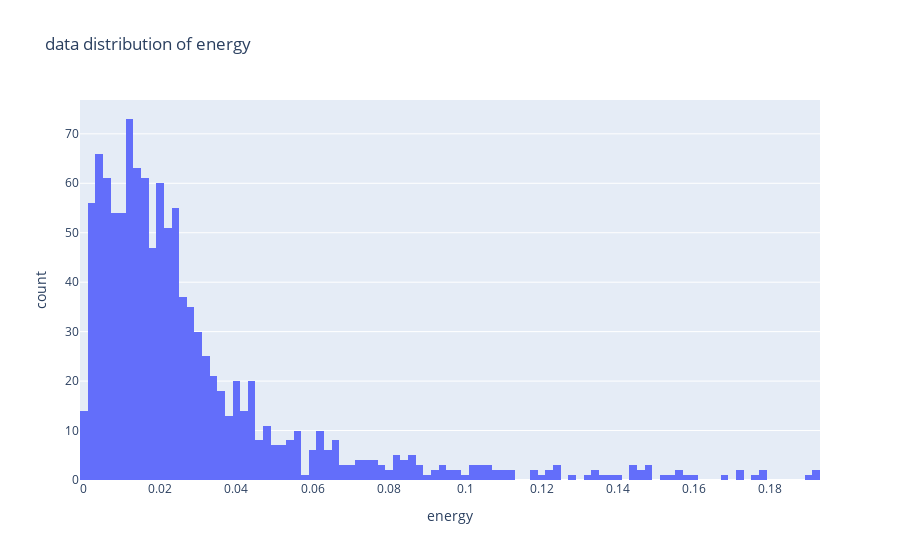
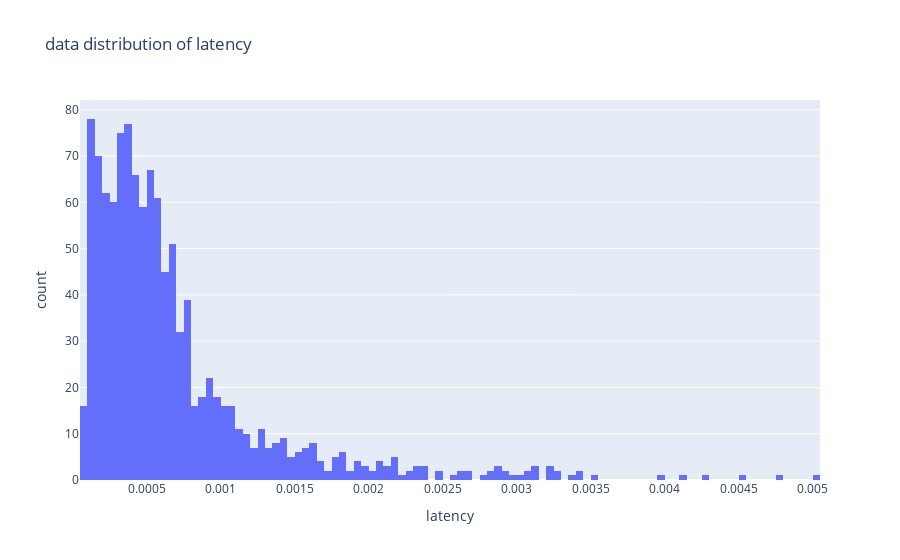
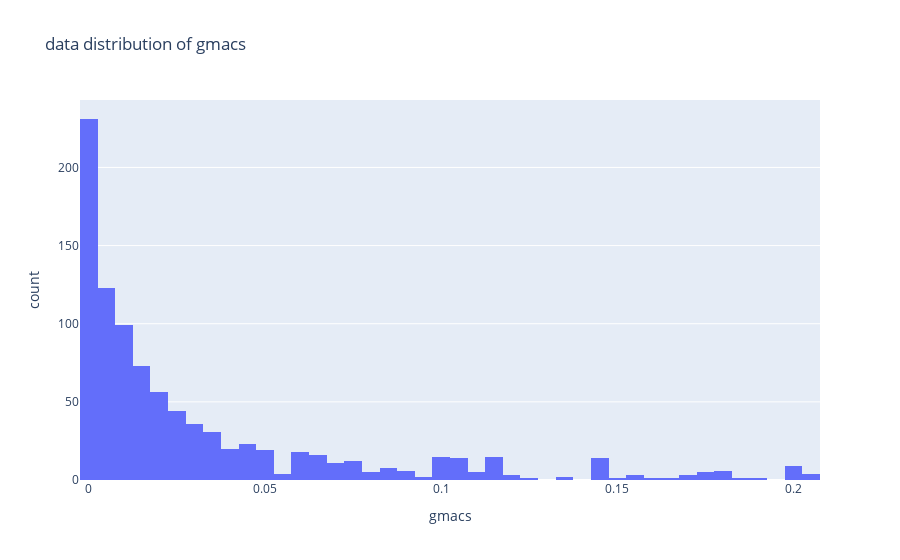

Here is the notebook cell these charts were saved with, in order:
### Markdown cell above
##### data distribution

### Code cell
def show_distribution(data, name : str):
    print('distribution info for:', name)
    print('min:', min(data))
    print('max:', max(data))
    print('median:', np.median(data))
    multiple_of_median = 10
    upper_limit = np.median(data) * multiple_of_median
    used_points = [x for x in data if x <= upper_limit]
    print('using multiple {} of median as upper limit:'.format(multiple_of_median), upper_limit)
    print('number of points within range:', len(used_points))
    print('ratio of points within range:', len(used_points) / len(data))
    fig = px.histogram({name : used_points}, x = name, nbins = 100, title = 'data distribution of ' + name)
    fig.show()

show_distribution(energies, 'energy')
show_distribution(latencies, 'latency')
show_distribution(gmacs, 'gmacs')

### Figure 1 — Plotly figure (JSON) as saved in the notebook; plotly's stock layout.template omitted (floating-point values rounded to 4 significant figures; data arrays with more than 128 entries replaced by an {"elided": "..."} marker saying what was removed)
{"data": [{"alignmentgroup": "True", "bingroup": "x", "hovertemplate": "energy=%{x}<br>count=%{y}<extra></extra>", "legendgroup": "", "marker": {"color": "#636efa", "pattern": {"shape": ""}}, "name": "", "nbinsx": 100, "offsetgroup": "", "orientation": "v", "showlegend": false, "type": "histogram", "x": {"elided": "1134 float values"}, "xaxis": "x", "yaxis": "y"}], "layout": {"barmode": "relative", "legend": {"tracegroupgap": 0}, "title": {"text": "data distribution of energy"}, "xaxis": {"anchor": "y", "domain": [0, 1], "title": {"text": "energy"}}, "yaxis": {"anchor": "x", "domain": [0, 1], "title": {"text": "count"}}}}

### Figure 2 — Plotly figure (JSON) as saved in the notebook; plotly's stock layout.template omitted (floating-point values rounded to 4 significant figures; data arrays with more than 128 entries replaced by an {"elided": "..."} marker saying what was removed)
{"data": [{"alignmentgroup": "True", "bingroup": "x", "hovertemplate": "latency=%{x}<br>count=%{y}<extra></extra>", "legendgroup": "", "marker": {"color": "#636efa", "pattern": {"shape": ""}}, "name": "", "nbinsx": 100, "offsetgroup": "", "orientation": "v", "showlegend": false, "type": "histogram", "x": {"elided": "1139 float values"}, "xaxis": "x", "yaxis": "y"}], "layout": {"barmode": "relative", "legend": {"tracegroupgap": 0}, "title": {"text": "data distribution of latency"}, "xaxis": {"anchor": "y", "domain": [0, 1], "title": {"text": "latency"}}, "yaxis": {"anchor": "x", "domain": [0, 1], "title": {"text": "count"}}}}

### Figure 3 — Plotly figure (JSON) as saved in the notebook; plotly's stock layout.template omitted (floating-point values rounded to 4 significant figures; data arrays with more than 128 entries replaced by an {"elided": "..."} marker saying what was removed)
{"data": [{"alignmentgroup": "True", "bingroup": "x", "hovertemplate": "gmacs=%{x}<br>count=%{y}<extra></extra>", "legendgroup": "", "marker": {"color": "#636efa", "pattern": {"shape": ""}}, "name": "", "nbinsx": 100, "offsetgroup": "", "orientation": "v", "showlegend": false, "type": "histogram", "x": {"elided": "941 float values"}, "xaxis": "x", "yaxis": "y"}], "layout": {"barmode": "relative", "legend": {"tracegroupgap": 0}, "title": {"text": "data distribution of gmacs"}, "xaxis": {"anchor": "y", "domain": [0, 1], "title": {"text": "gmacs"}}, "yaxis": {"anchor": "x", "domain": [0, 1], "title": {"text": "count"}}}}
